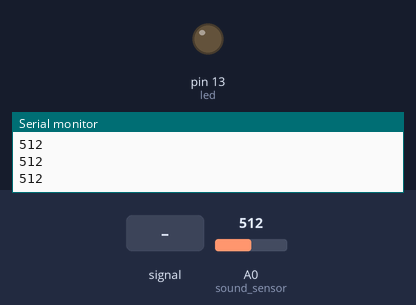
Recording of a sketch running on a simulated Arduino Uno, built with avr-gcc and run on an emulated ATmega328P. On the bench: output pins drawn as LEDs (lit = HIGH), the last lines printed to the serial monitor. Dashed ring = blinking. The inputs (shaded band) are chosen by the test bench; at power-on: A0 (sound_sensor) = 512.

Above: at 1.2 s.
1.3 s: A0 (sound_sensor) fed a 200 Hz sine of ±255 counts around its level
At 4.1 s:
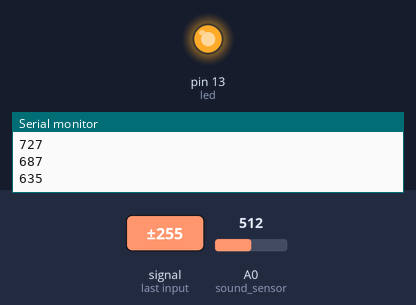
4.3 s: A0 (sound_sensor) set to 306
At 5.4 s:
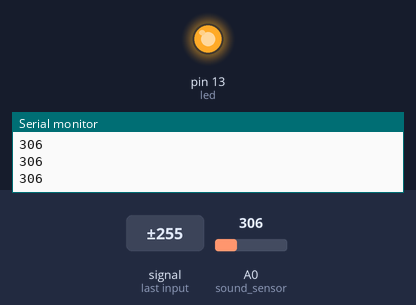
5.8 s: A0 (sound_sensor) set to 581
7.4 s: A0 (sound_sensor) set to 613
At 10.3 s:
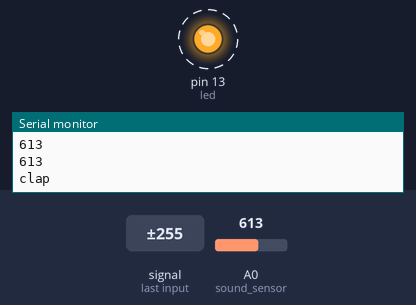
10.4 s: A0 (sound_sensor) set to 590
At 11.2 s:
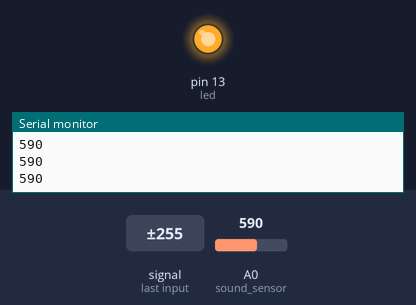
11.9 s: A0 (sound_sensor) fed a 50 Hz sine of ±306 counts around its level
At 13.6 s:
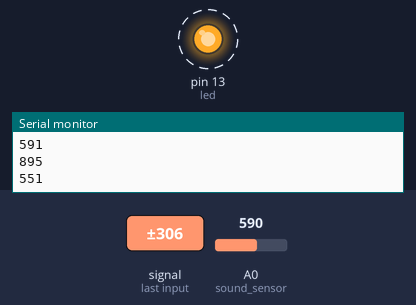
Timing chart, 0 to 15.9 s (numbered marks = the images above; inputs shaded):
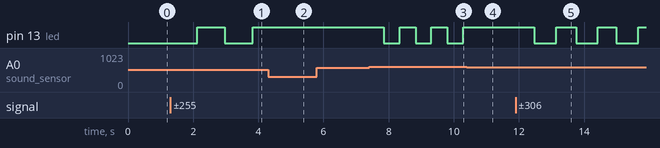

The sketch:

clap_light.ino
```cpp
int sound_sensor = A0;
int count=0;
int time_count = 0;
unsigned long clap_dist = 0;
int led = 13;
bool ledState = LOW;
bool first_time;

void setup() {
  // put your setup code here, to run once:
  first_time = true;
  pinMode(led, OUTPUT);
  Serial.begin(9600);
  count = 0;
  time_count = 0;
  clap_dist = millis();
}

void loop() {
  // put your main code here, to run repeatedly:
  int decibels = analogRead(sound_sensor);
  Serial.println(decibels);
  //Serial.println(time_count);
  if(decibels >= 600)
  {
      time_count++;
  }
  if(time_count >= 20 && ((millis() - clap_dist) < 1000 || first_time))
  {
    count++;
    time_count=0;
    clap_dist=millis();
    first_time=false;
    Serial.println("clap");
    delay(150);
  }
  if((millis() - clap_dist) > 1000)
  {
    first_time = true;
    count = 0;
  }
  if(count >= 2)
  {
      count = 0;
      ledState = !ledState;
      digitalWrite(led, ledState);

     delay(100);
     first_time = true;
  }


}
```

Measured:
- the behaviour switches between 599 and 600 on A0 (sound_sensor) (found by bisection; images 2 and 3)
- after the input at 1.3 s, pin 13 (led): LOW → HIGH after 0.82 s, → LOW 0.84 s later, → HIGH 0.86 s later
- after the input at 4.3 s, pin 13 (led): stays HIGH (without the input it goes to LOW after 0.38 s)
- after the input at 7.4 s, pin 13 (led): alternates HIGH for 0.49 s and LOW for 0.49 s, starting after 0.46 s
- after the input at 10.4 s, pin 13 (led): stays HIGH (without the input it goes to LOW after 0.37 s)
- after the input at 11.9 s, pin 13 (led): alternates HIGH for 0.59 s and LOW for 0.68 s, starting after 0.57 s
